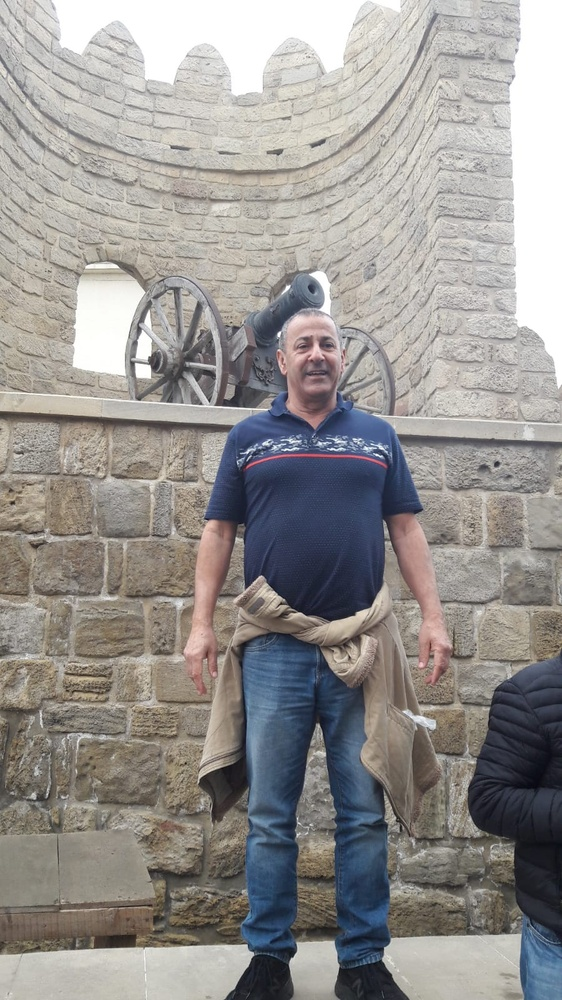
#> input picture images/buffer/Dad.jpg, 562 x 1000 px, shrunk from 900 x 1600 before the run
$ python -i FaceDetection.py   (imports and definitions only)
#> lines starting #> are read from the running program, lines starting #| are printed output that depends on the picture
#> further down, picture is the input picture: shape (1000, 562, 3); mean B, G, R 144.8, 147.4, 150.4
import cv2

def framesFilter(frame):
    frontalFaceCascade = cv2.CascadeClassifier('VideoLayer/haarcascade_frontalface_default.xml')
    profileFaceCascade = cv2.CascadeClassifier('VideoLayer/haarcascade_profileface.xml')

    frame_gray = cv2.cvtColor(frame, cv2.COLOR_BGR2GRAY)
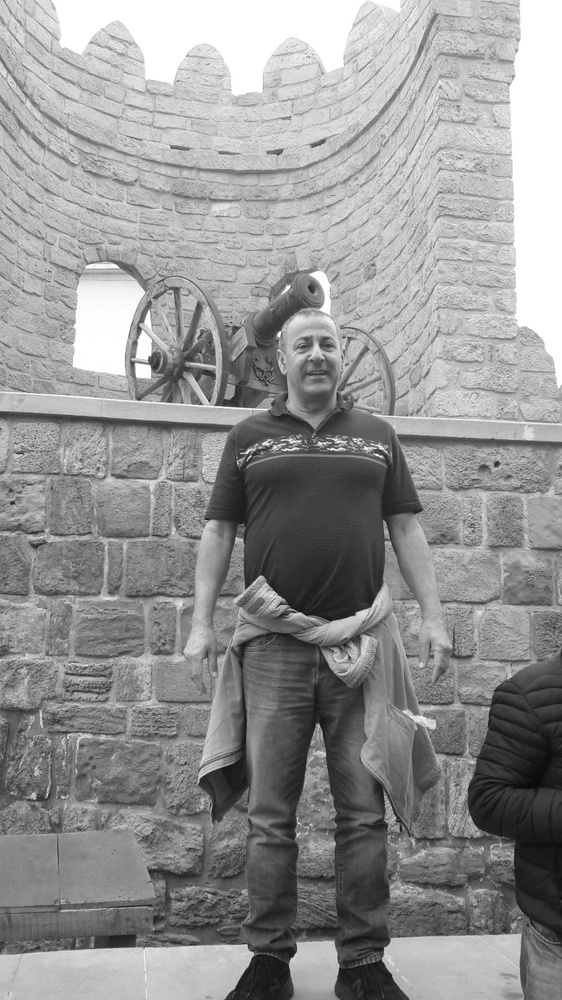
#> frame_gray: shape (1000, 562); min 7, max 255, mean 148
    frame_gray = cv2.equalizeHist(frame_gray)
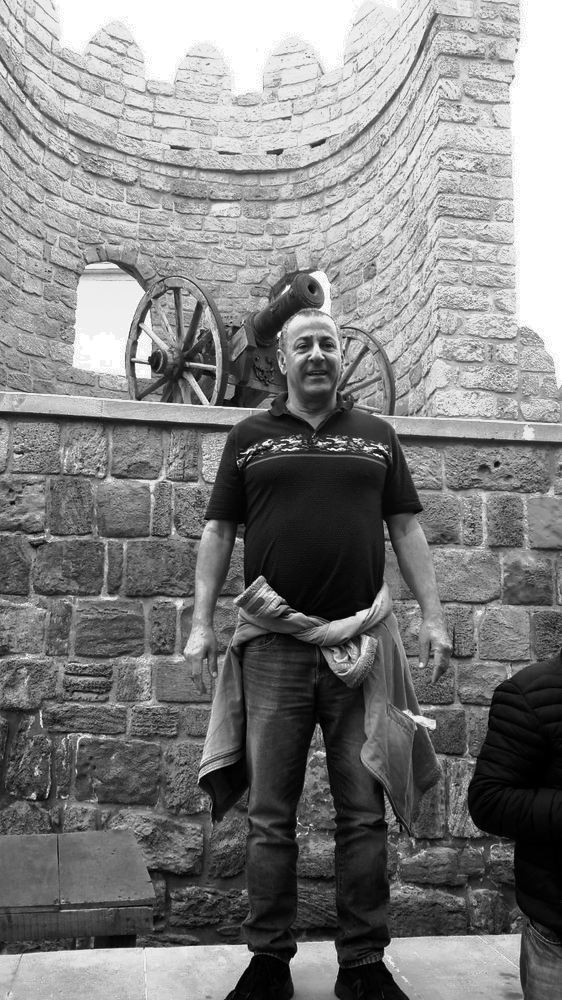
#> frame_gray: shape (1000, 562); min 0, max 255, mean 128.6

    #-- Detect faces
    faces = frontalFaceCascade.detectMultiScale(frame_gray, 1.3, 5)
#> faces = [[280, 317, 71, 71]]
    profileFaces = profileFaceCascade.detectMultiScale(frame_gray, 1.3, 5)
#> profileFaces = ()

    #print(faces, profileFaces)
#> (the run stopped early here; a loop or call above may not have finished)

$ run again, on images/buffer/Hanny&Sapir.jpg
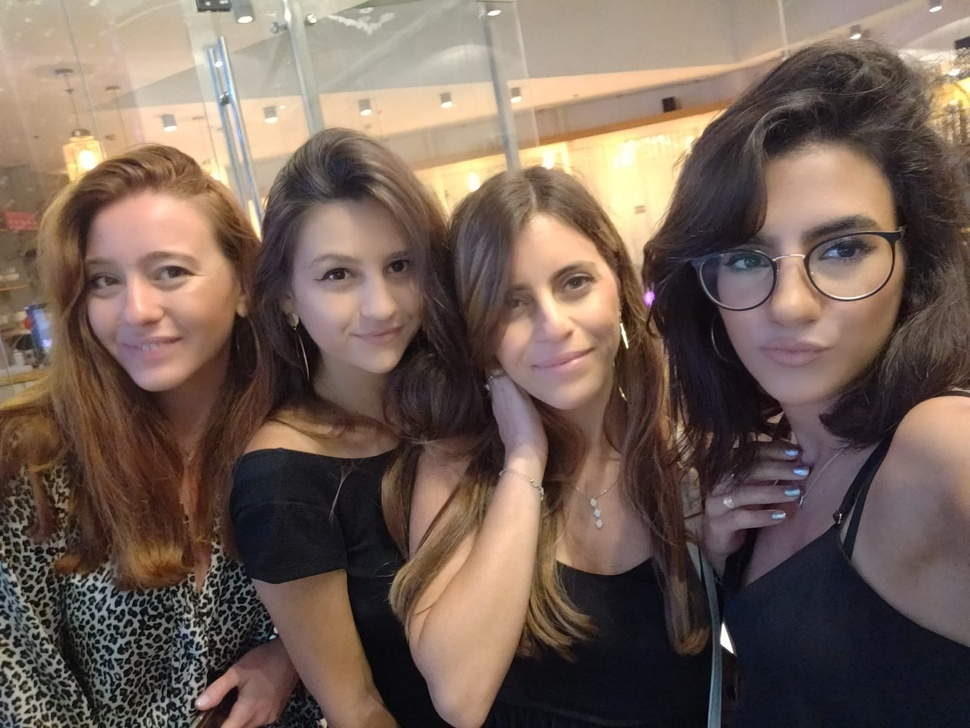
#> input picture images/buffer/Hanny&Sapir.jpg, 970 x 728 px, shrunk from 1599 x 1200 before the run
#> picture is the input picture: shape (728, 970, 3); mean B, G, R 86.7, 97.2, 115.8
#> in framesFilter, `frame_gray = cv2.cvtColor(frame, cv2.COLOR_BGR2GRAY)`:
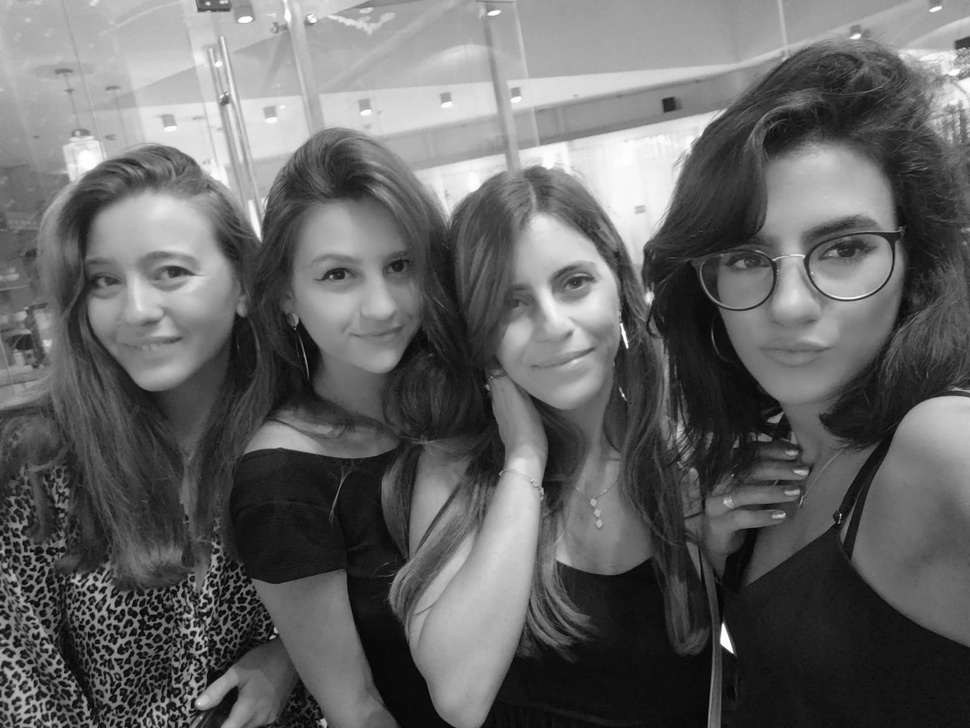
#> frame_gray: shape (728, 970); min 0, max 255, mean 101.6
#> in framesFilter, `frame_gray = cv2.equalizeHist(frame_gray)`:
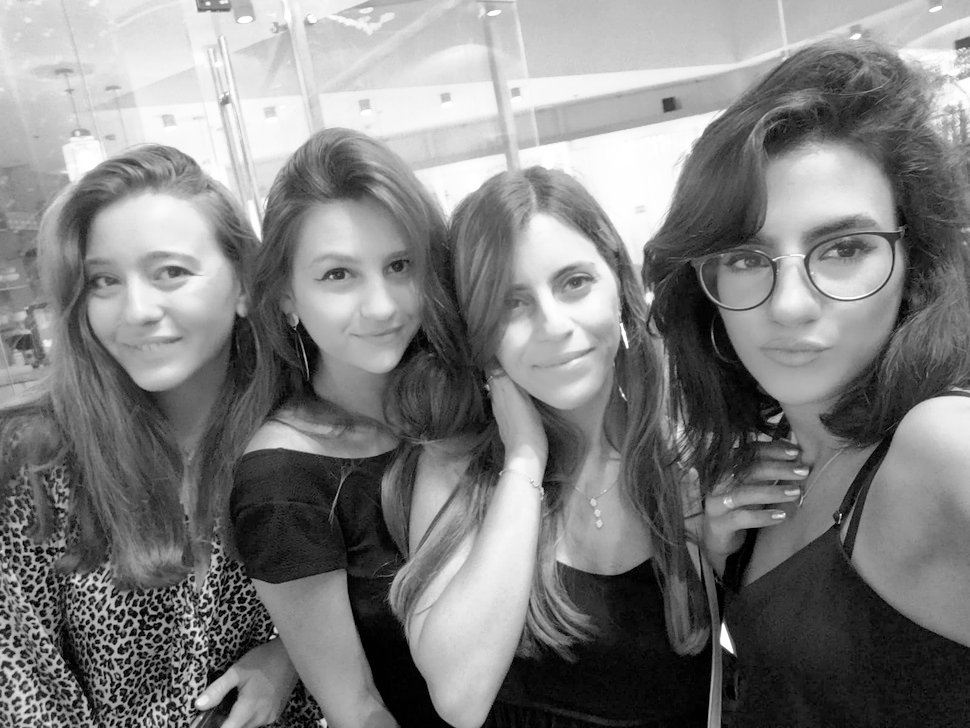
#> frame_gray: shape (728, 970); min 0, max 255, mean 128.1
#> faces = [[285, 211, 166, 166], [62, 203, 181, 181], [459, 222, 179, 179], [681, 166, 231, 231]]
#> profileFaces = [[61, 173, 233, 233]]

$ run again, on images/buffer/Hanny.jpg
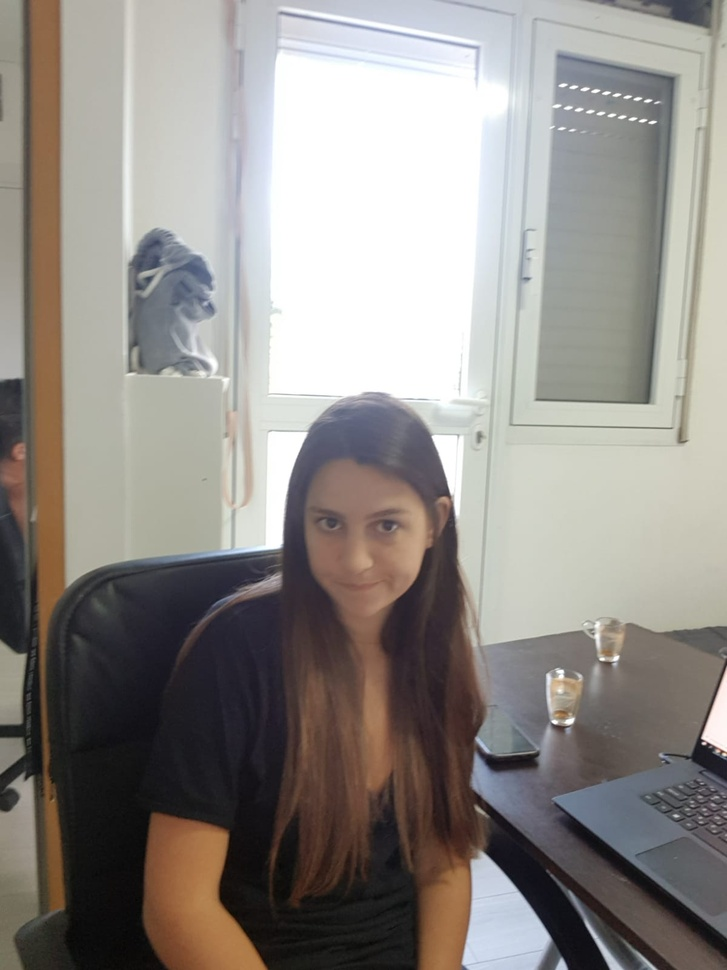
#> input picture images/buffer/Hanny.jpg, 727 x 970 px, shrunk from 1200 x 1600 before the run
#> picture is the input picture: shape (970, 727, 3); mean B, G, R 135.8, 140.2, 144.7
#> in framesFilter, `frame_gray = cv2.cvtColor(frame, cv2.COLOR_BGR2GRAY)`:
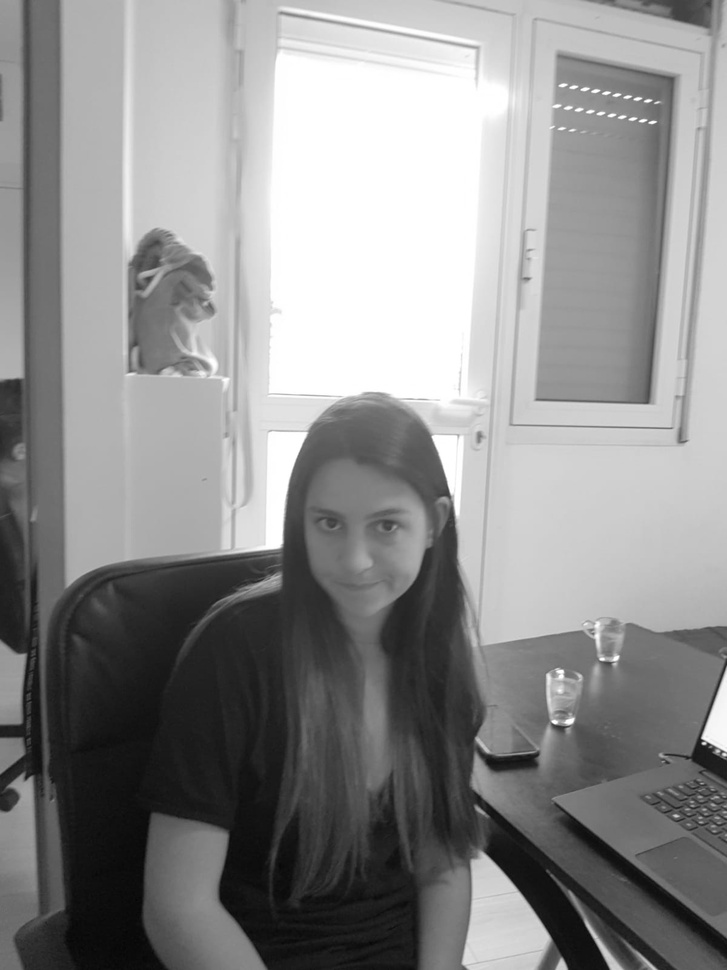
#> frame_gray: shape (970, 727); min 4, max 255, mean 141.1
#> in framesFilter, `frame_gray = cv2.equalizeHist(frame_gray)`:
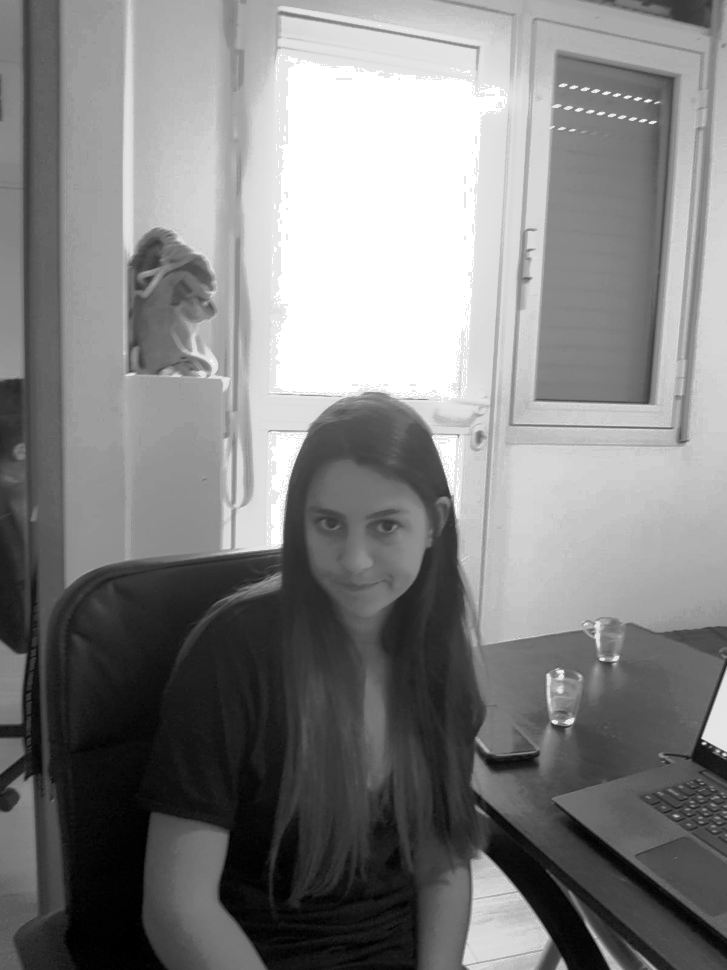
#> frame_gray: shape (970, 727); min 0, max 255, mean 129.2
#> faces = [[291, 480, 132, 132]]
#> profileFaces = ()
